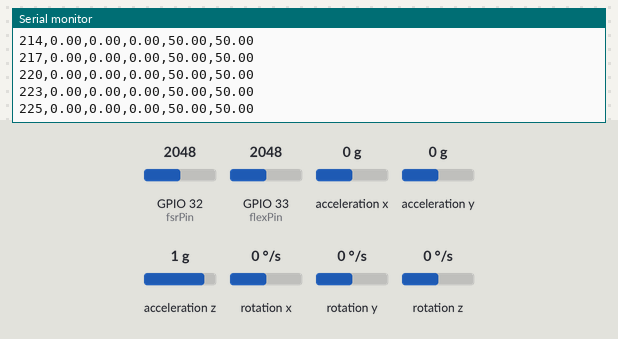
Simulated run of this sketch. Board: ESP32. Shown: the last lines printed to the serial monitor. Wiring (inferred from the names in the program): MPU-6050 motion sensor at I2C address 0x68. The inputs (shaded band) are chosen by the test bench; at power-on: GPIO 32 (fsrPin) = 2048, GPIO 33 (flexPin) = 2048, acceleration x 0 g, acceleration y 0 g, acceleration z 1 g, rotation x 0 °/s, rotation y 0 °/s, rotation z 0 °/s. WiFi joins after 1.5 s; servers stay silent unless stated.

Above: at 5.5 s.
5.6 s: GPIO 32 (fsrPin) set to 2158
At 6.4 s:
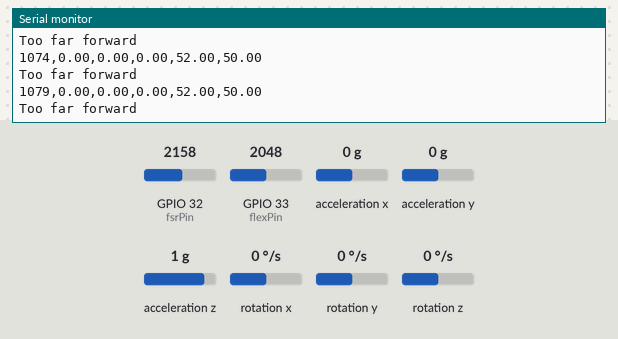
7.1 s: GPIO 33 (flexPin) set to 2152
At 7.7 s:
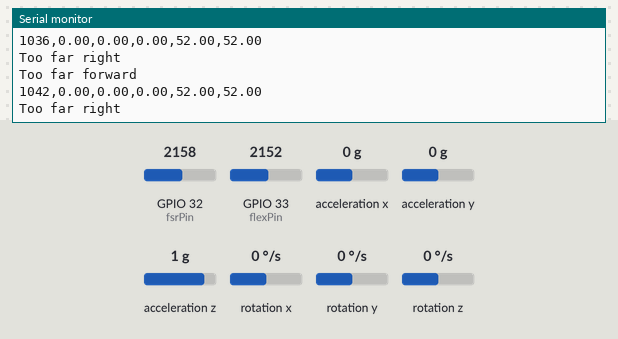
Timing chart, 0 to 9.6 s (numbered marks = the images above; inputs shaded):
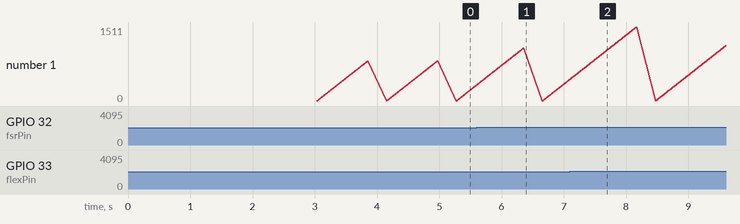

Measured:
- the behaviour switches between 2088 and 2089 on GPIO 32 (fsrPin) (found by bisection; images 0 and 1)
- the behaviour switches between 2088 and 2089 on GPIO 33 (flexPin) (found by bisection; images 1 and 2)

The sketch:

Master_Wifi_Communication_all_sensors.ino
```cpp
///// LIBRARIES
#include <Wire.h>
#include <WiFi.h>

// Removed wifi credentials
const char *ssid = " ";
const char *password = " ";
const char* host = "192.168.1.125";  // Slave's IP address


#define SAMPLING_FREQ_HZ    4                      // Sampling frequency (Hz)
#define SAMPLING_PERIOD_MS  1000 / SAMPLING_FREQ_HZ   // Sampling period (ms) 10 ms between samples
#define NUM_SAMPLES         300                       // 300 samples at 100 Hz is 3s in total

/////// VARIABLES
const int MPU = 0x68; // MPU6050 I2C address
float AccX, AccY, AccZ;
float GyroX, GyroY, GyroZ;
float accAngleX, accAngleY, gyroAngleX, gyroAngleY, gyroAngleZ;
float roll, pitch, yaw;
float AccErrorX, AccErrorY, GyroErrorX, GyroErrorY, GyroErrorZ;
float elapsedTime, currentTime, previousTime;
int c = 0;
int error_number = 500;
unsigned long initial_timestamp;
unsigned long final_timestamp;
unsigned long timestamp = 0;


int fsrPin = 32;    // select the input pin for the potentiometer
float force_value;

const int flexPin = 33; //pin A0 to read analog input
float flex;

WiFiClient client;


void setup() {
  Serial.begin(115200);
  Wire.begin();                      // Initialize comunication
  Wire.beginTransmission(MPU);       // Start communication with MPU6050 // MPU=0x68
  Wire.write(0x6B);                  // Talk to the register 6B
  Wire.write(0x00);                  // Make reset - place a 0 into the 6B register
  Wire.endTransmission(true);        //end the transmission
  /*
  // Configure Accelerometer Sensitivity - Full Scale Range (default +/- 2g)
  Wire.beginTransmission(MPU);
  Wire.write(0x1C);                  //Talk to the ACCEL_CONFIG register (1C hex)
  Wire.write(0x10);                  //Set the register bits as 00010000 (+/- 8g full scale range)
  Wire.endTransmission(true);
  // Configure Gyro Sensitivity - Full Scale Range (default +/- 250deg/s)
  Wire.beginTransmission(MPU);
  Wire.write(0x1B);                   // Talk to the GYRO_CONFIG register (1B hex)
  Wire.write(0x10);                   // Set the register bits as 00010000 (1000deg/s full scale)
  Wire.endTransmission(true);
  delay(20);
  */
  // GET IMU ERROR VALUES
  /*
  Serial.println("START");
  delay(5000);
  Serial.println("Errors being calculated...");
  delay(1000);
  IMU_error();
  delay(1000);
  Serial.println("Errors done!");
  */
  IMU_error();

  Serial.println();
  Serial.println("Connecting to WiFi");

  WiFi.begin(ssid, password);

  while (WiFi.status() != WL_CONNECTED) {
    delay(1000);
    Serial.println("Connecting...");
  }

  Serial.println("Connected to WiFi");
  WiFi.setSleep(false);
}

///////////////          LOOP


void loop() {
  // Connect to Slave
  if (!client.connect(host, 80)) {
  Serial.println("Connection failed");
  delay(5000);
  return;
  }

  timestamp = 0;
  initial_timestamp = millis();
  Serial.println("timestamp,roll,pitch,yaw,force,flex");

  for (int i = 0; i < NUM_SAMPLES; i++) {
  IMU_calculations();
  force_sensor();
  flex_sensor();
  data_output();
  conditions();
  while (millis() < timestamp + SAMPLING_PERIOD_MS);
  final_timestamp = millis();
  timestamp = final_timestamp - initial_timestamp;
  }
  Serial.println();
  timestamp = 0;
  delay(100);
}

///////////////          FUNCTIONS
void IMU_error() {
  // We can call this funtion in the setup section to calculate the accelerometer and gyro data error. From here we will get the error values used in the above equations printed on the Serial Monitor.
  // Note that we should place the IMU flat in order to get the proper values, so that we then can the correct values
  // Read accelerometer values 200 times
  while (c < error_number) {
    Wire.beginTransmission(MPU);
    Wire.write(0x3B);
    Wire.endTransmission(false);
    Wire.requestFrom(MPU, 6, true);
    AccX = (Wire.read() << 8 | Wire.read()) / 16384.0 ;
    AccY = (Wire.read() << 8 | Wire.read()) / 16384.0 ;
    AccZ = (Wire.read() << 8 | Wire.read()) / 16384.0 ;
    // Sum all readings
    AccErrorX = AccErrorX + ((atan((AccY) / sqrt(pow((AccX), 2) + pow((AccZ), 2))) * 180 / PI));
    AccErrorY = AccErrorY + ((atan(-1 * (AccX) / sqrt(pow((AccY), 2) + pow((AccZ), 2))) * 180 / PI));
    c++;
  }

  //Divide the sum by 200 to get the error value
  AccErrorX = AccErrorX / error_number;
  AccErrorY = AccErrorY / error_number;
  c = 0;
  // Read gyro values 200 times
  while (c < error_number) {
    Wire.beginTransmission(MPU);
    Wire.write(0x43);
    Wire.endTransmission(false);
    Wire.requestFrom(MPU, 6, true);
    GyroX = Wire.read() << 8 | Wire.read();
    GyroY = Wire.read() << 8 | Wire.read();
    GyroZ = Wire.read() << 8 | Wire.read();
    // Sum all readings
    GyroErrorX = GyroErrorX + (GyroX / 131.0);
    GyroErrorY = GyroErrorY + (GyroY / 131.0);
    GyroErrorZ = GyroErrorZ + (GyroZ / 131.0);
    c++;
  }
  //Divide the sum by 200 to get the error value
  GyroErrorX = GyroErrorX / error_number;
  GyroErrorY = GyroErrorY / error_number;
  GyroErrorZ = GyroErrorZ / error_number;
  // Print the error values on the Serial Monitor
  /*
  Serial.print("AccErrorX: ");
  Serial.println(AccErrorX);
  Serial.print("AccErrorY: ");
  Serial.println(AccErrorY);
  Serial.print("GyroErrorX: ");
  Serial.println(GyroErrorX);
  Serial.print("GyroErrorY: ");
  Serial.println(GyroErrorY);
  Serial.print("GyroErrorZ: ");
  Serial.println(GyroErrorZ);
  */
}

void IMU_calculations () {
  // === Read acceleromter data === //
  Wire.beginTransmission(MPU);
  Wire.write(0x3B); // Start with register 0x3B (ACCEL_XOUT_H)
  Wire.endTransmission(false);
  Wire.requestFrom(MPU, 6, true); // Read 6 registers total, each axis value is stored in 2 registers


  //For a range of +-2g, we need to divide the raw values by 16384, according to the datasheet
  AccX = (Wire.read() << 8 | Wire.read()) / 16384.0; // X-axis value
  AccY = (Wire.read() << 8 | Wire.read()) / 16384.0; // Y-axis value
  AccZ = (Wire.read() << 8 | Wire.read()) / 16384.0; // Z-axis value
  // Calculating Roll and Pitch from the accelerometer data
  accAngleX = (atan(AccY / sqrt(pow(AccX, 2) + pow(AccZ, 2))) * 180 / PI) - AccErrorX; // AccErrorX ~(0.58) See the calculate_IMU_error()custom function for more details
  accAngleY = (atan(-1 * AccX / sqrt(pow(AccY, 2) + pow(AccZ, 2))) * 180 / PI) - AccErrorY; // AccErrorY ~(-1.58)


  // === Read gyroscope data === //
  previousTime = currentTime;        // Previous time is stored before the actual time read
  currentTime = millis();            // Current time actual time read
  elapsedTime = (currentTime - previousTime) / 1000; // Divide by 1000 to get seconds
  Wire.beginTransmission(MPU);
  Wire.write(0x43); // Gyro data first register address 0x43
  Wire.endTransmission(false);
  Wire.requestFrom(MPU, 6, true); // Read 4 registers total, each axis value is stored in 2 registers
  GyroX = (Wire.read() << 8 | Wire.read()) / 131.0; // For a 250deg/s range we have to divide first the raw value by 131.0, according to the datasheet
  GyroY = (Wire.read() << 8 | Wire.read()) / 131.0;
  GyroZ = (Wire.read() << 8 | Wire.read()) / 131.0;
  // Correct the outputs with the calculated error values
  GyroX = GyroX- GyroErrorX; // GyroErrorX ~(-0.56)
  GyroY = GyroY - GyroErrorY; // GyroErrorY ~(2)
  GyroZ = GyroZ - GyroErrorZ; // GyroErrorZ ~ (-0.8)
  // Currently the raw values are in degrees per seconds, deg/s, so we need to multiply by sendonds (s) to get the angle in degrees
  gyroAngleX = gyroAngleX + GyroX * elapsedTime; // deg/s * s = deg
  gyroAngleY = gyroAngleY + GyroY * elapsedTime;
  yaw =  yaw + GyroZ * elapsedTime;
  // Complementary filter - combine acceleromter and gyro angle values
  gyroAngleX = 0.90 * gyroAngleX + 0.1  * accAngleX;
  gyroAngleY = 0.90 * gyroAngleY + 0.1 * accAngleY;

  roll = gyroAngleX;
  pitch = gyroAngleY;

}

void force_sensor() {
  force_value = analogRead(fsrPin);
  force_value = map(force_value, 0, 4095, 0, 100);//Map value 0-1023 to 0-255 (PWM)
}

void flex_sensor (){
  flex = analogRead(flexPin);         //Read and save analog value from potentiometer
  flex = map(flex, 0, 4095, 0, 100);//Map value 0-1023 to 0-255 (PWM)
}

void data_output () {
  // Print IMU values on the serial monitor
  //Serial.print("Roll: ");
  Serial.print(timestamp);
  Serial.print(",");
  Serial.print(roll);
  Serial.print(",");
  //Serial.print("Pitch: ");
  Serial.print(pitch);
  Serial.print(",");
  //Serial.print("Yaw: ");
  Serial.print(yaw);
  Serial.print(",");
  Serial.print(force_value);
  Serial.print(",");
  Serial.print(flex);
  Serial.println();
}

void conditions () {
  if (flex > 50) {
    Serial.println("Too far right");
  // Send data to Slave
  client.print(1);
  }

  if (force_value > 50) {
    Serial.println("Too far forward");
  // Send data to Slave
  client.print(2);
  }

  if (roll < (-50) ) {
    Serial.println("Too far back");
  // Send data to Slave
  client.print(3);
  }

}
```
